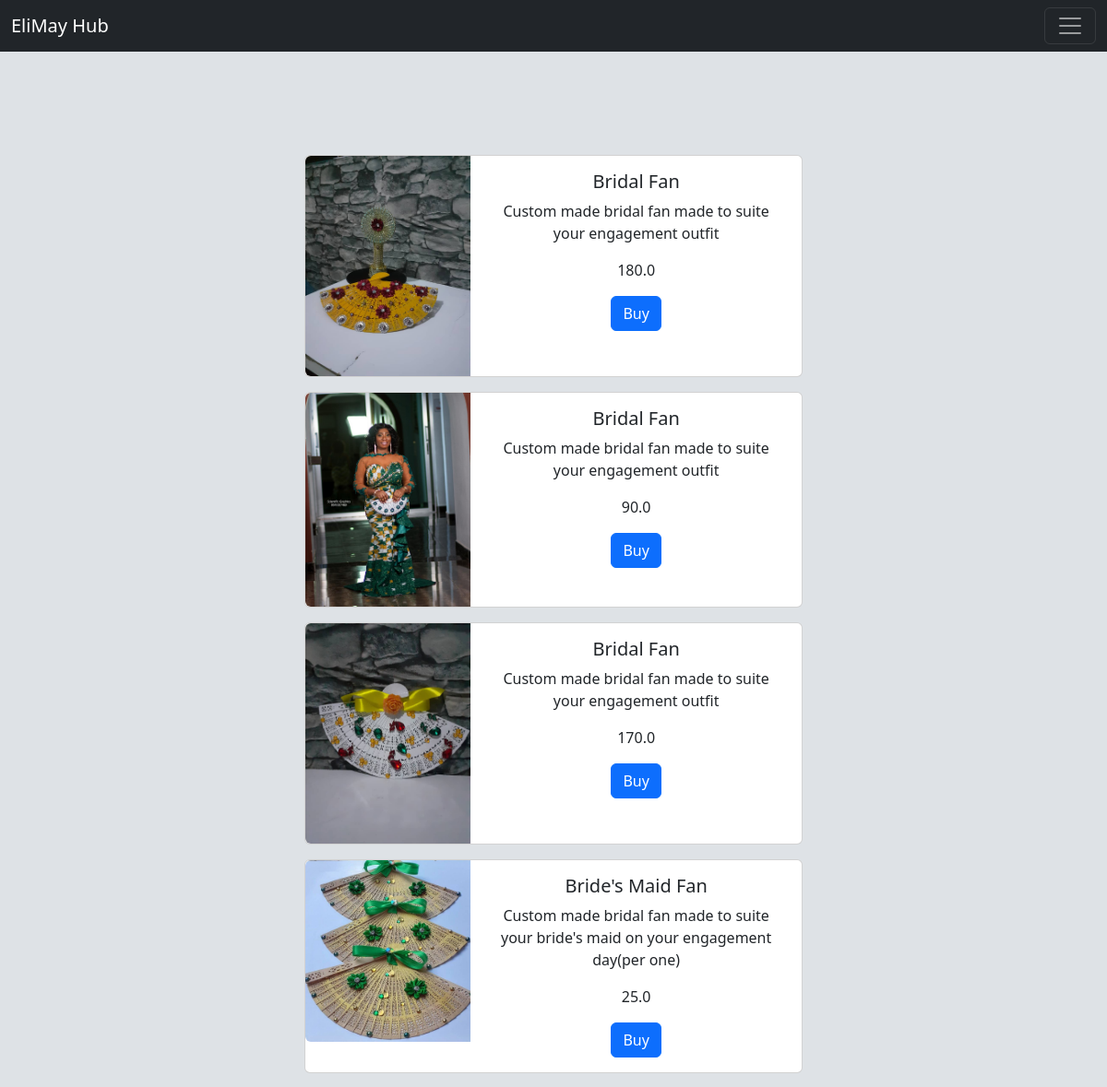
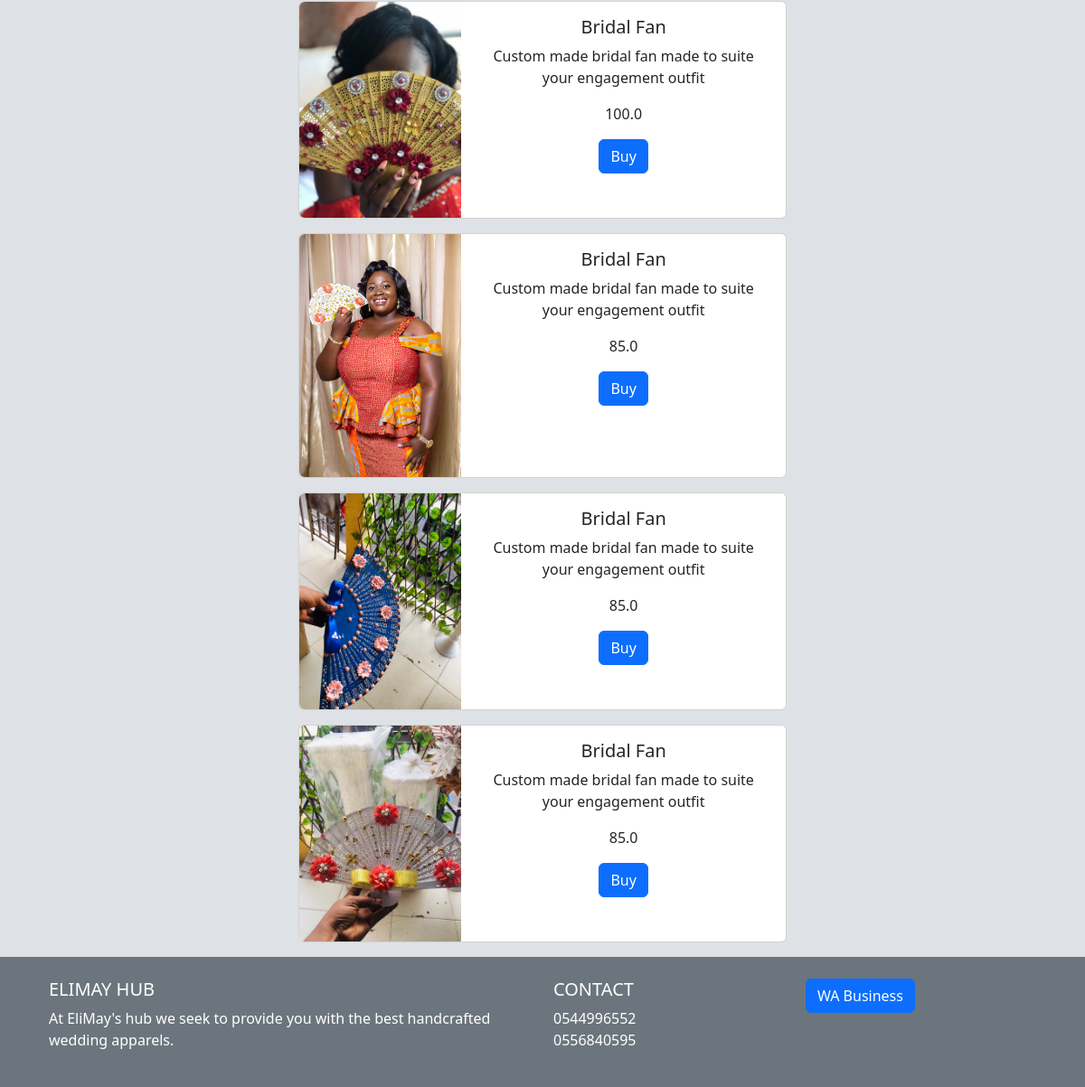
Screenshot of /bridalfan/ with the database file from the repository (2 pictures, top to bottom).
### myapp/models.py (models this page shows)
class Bridal_Fan(models.Model):
    name = models.CharField('Product name', max_length = 120)
    Description = models.CharField('Description' , max_length = 300)
    Price = models.FloatField(' price', blank = False, default= 1.0)
    product_image = models.ImageField(null = True, blank= False, upload_to = 'images/' )

### myapp/views.py (the view)
# urls.py: path('bridalfan/', views.bridal, name = 'bridal_fan'),
def bridal(request):
    my_bridalfan = Bridal_Fan.objects.all()
    return render(request,
                  'events/bridal fan.html',
                  {'my_bridalfan': my_bridalfan})

### myapp/templates/events/bridal fan.html
{% extends 'events/base.html' %}
{% block content %}
</head>
<body>
<br/>
<br/>
<br/>
{% for y in my_bridalfan  %}
<div class="card mb-3" style="max-width: 540px;">
  <div class="row g-0">
    <div class="col-md-4">
      <img src={{  y.product_image }} class="img-fluid rounded-start" alt="...">
    </div>
    <div class="col-md-8">
      <div class="card-body">
        <h5 class="card-title">{{  y.name  }}</h5>
          <p class="card-text">{{ y.Description }}</p>
          <p class="card-text">{{ y.Price }}</p>
          <a href="https://paystack.com/pay/elimay" class="btn btn-primary">Buy</a>
      </div>
    </div>
  </div>
</div>
 {% endfor %}
{% endblock %}

### myapp/templates/events/base.html (style rules this page uses)
body { background: #dee2e6; }

### rows the page displays
Bridal_Fan: product_image (picture), name "Bridal Fan", Description "Custom made bridal fan made to suite your engagement outfit", Price "180.0"
Bridal_Fan: product_image (picture), name "Bridal Fan", Description "Custom made bridal fan made to suite your engagement outfit", Price "90.0"
Bridal_Fan: product_image (picture), name "Bridal Fan", Description "Custom made bridal fan made to suite your engagement outfit", Price "170.0"
Bridal_Fan: product_image (picture), name "Bride's Maid Fan", Description "Custom made bridal fan made to suite your bride's maid on your engagement day(per one)", Price "25.0"
Bridal_Fan: product_image (picture), name "Bridal Fan", Description "Custom made bridal fan made to suite your engagement outfit", Price "100.0"
Bridal_Fan: product_image (picture), name "Bridal Fan", Description "Custom made bridal fan made to suite your engagement outfit", Price "85.0"
Bridal_Fan: product_image (picture), name "Bridal Fan", Description "Custom made bridal fan made to suite your engagement outfit", Price "85.0"
Bridal_Fan: product_image (picture), name "Bridal Fan", Description "Custom made bridal fan made to suite your engagement outfit", Price "85.0"
